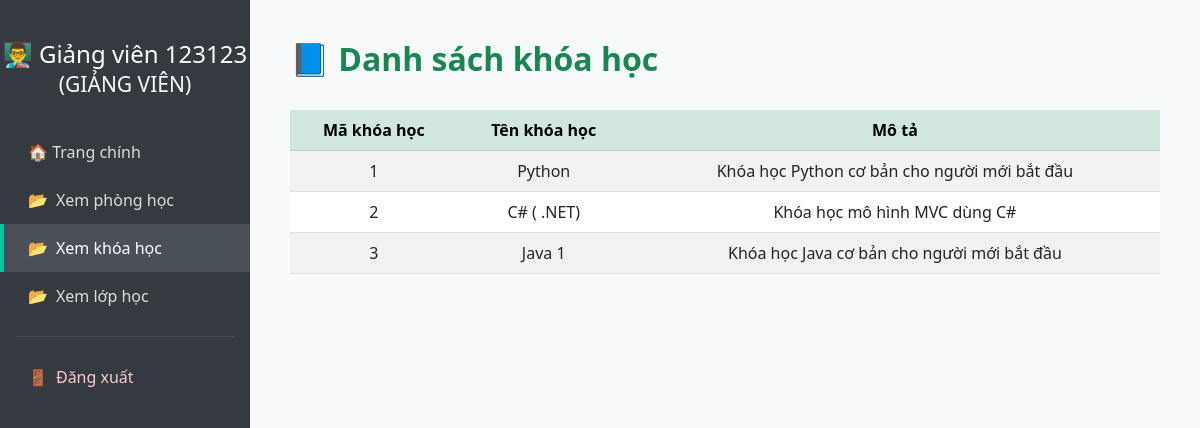
The app's page /view-courses (signed in), older data.
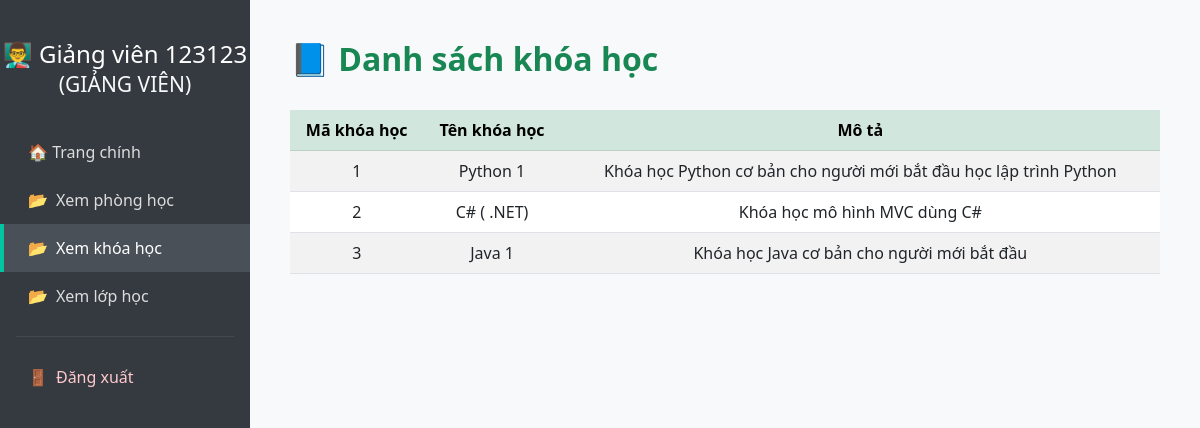
The same page, newer data.
### tables this page shows
CREATE TABLE users (
            id INTEGER PRIMARY KEY AUTOINCREMENT,
            full_name TEXT NOT NULL,
            email TEXT NOT NULL UNIQUE,
            password TEXT NOT NULL,
            role TEXT NOT NULL CHECK (role IN ('student', 'teacher', 'admin')),
            dob DATE,                
            phone TEXT,             
            gender TEXT CHECK (gender IN ('male', 'female', 'other')), 
            cccd TEXT              
        );

CREATE TABLE courses (
            id INTEGER PRIMARY KEY AUTOINCREMENT,
            name TEXT NOT NULL UNIQUE,
            description TEXT
        );

### app.py (the view)
@app.route('/view-courses')
@login_required
def view_courses():
    conn = sqlite3.connect('database.db')
    cursor = conn.cursor()
    courses = cursor.execute("SELECT * FROM courses").fetchall()
    conn.close()
    return render_template('view_courses.html', courses=courses, user =current_user)

### app.py (called while the page is built)
@login_manager.user_loader
def load_user(user_id):
    conn = sqlite3.connect('database.db')
    cursor = conn.cursor()
    cursor.execute("SELECT id, full_name, email, role FROM users WHERE id = ?", (user_id,))
    row = cursor.fetchone()
    conn.close()
    if row:
        return User(*row)
    return None

### templates/view_courses.html (shortened to what this page needs)
<!DOCTYPE html>
<html lang="vi">
<head>
  <link href="https://cdn.jsdelivr.net/npm/bootstrap@5.3.0/dist/css/bootstrap.min.css" rel="stylesheet">
</head>
<body>
<div class="sidebar">
  {%if user.role == 'admin' %}
    <h4>🎓 {{ user.full_name }}<br><small class="text-light">(ADMIN)</small></h4>
  {% elif user.role == 'teacher' %}
    <h4>👨‍🏫 {{ user.full_name }}<br><small class="text-light">(GIẢNG VIÊN)</small></h4>
  {% else %}
    <h4>👩‍🎓 {{ user.full_name }}<br><small class="text-light">(Sinh viên)</small></h4>
  {% endif %}
  <a href="/dashboard">🏠 Trang chính</a>
  <a href="{{ url_for('view_rooms') }}"><span class="icon">📂</span>Xem phòng học</a>
  <a href="{{ url_for('view_courses') }}" class="active"><span class="icon">📂</span>Xem khóa học</a>
  <a href="{{ url_for('view_classes') }}" ><span class="icon">📂</span>Xem lớp học</a>
  <hr class="text-secondary mx-3">
  <a href="{{ url_for('logout') }}" class="logout-link"><span class="icon">🚪</span>Đăng xuất</a>
</div>
<div class="main-content">
  <h2>📘 Danh sách khóa học</h2>
  <div class="table-responsive">
    <table class="table table-striped table-hover align-middle">
      <thead class="table-success">
        <tr>
          <th>Mã khóa học</th>
          <th>Tên khóa học</th>
          <th>Mô tả</th>
        </tr>
      </thead>
      <tbody>
        {% for course in courses %}
        <tr>
          <td>{{ course[0] }}</td>
          <td>{{ course[1] }}</td>
          <td class="description-cell">{{ course[2] }}</td>
        </tr>
        {% endfor %}
      </tbody>
    </table>
  </div>
</div>
</body>
</html>

### templates/view_courses.html (style rules this page uses)
body { margin: 0; font-family: 'Segoe UI', sans-serif; background: #f8f9fa; }
.sidebar { width: 250px; min-height: 100vh; background: #343a40; padding-top: 40px; position: fixed; left: 0; top: 0; }
.sidebar a { display: block; padding: 12px 24px; color: #ddd; text-decoration: none; border-left: 4px solid transparent; transition: all 0.2s ease-in-out; }
.sidebar h4 { color: #fff; text-align: center; margin-bottom: 30px; }
.sidebar a:hover, .sidebar a.active { background: #495057; border-left: 4px solid #00c6a2; color: #fff; }
.sidebar .icon { margin-right: 8px; }
.logout-link { color: #ffc9cc !important; }
.main-content { margin-left: 250px; padding: 40px; }
h2 { font-weight: bold; margin-bottom: 32px; color: #198754; }
.table th { font-weight: 600; text-align: center; }
.table td { text-align: center; vertical-align: middle; }
.description-cell { text-align: left; white-space: pre-wrap; }

Row changes from the older to the newer data that the page shows:
changed courses id 1: name "Python" → "Python 1"; description "Khóa học Python cơ bản cho người mới bắt đầu" → "Khóa học Python cơ bản cho người mới bắt đầu học lập trình Python"
